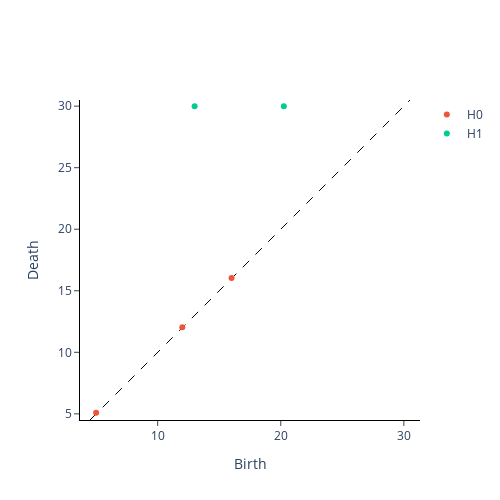

Write notebook code for a chart like this one.
### Markdown cell above
### Persistent Homology

Persistent homology is a method for computing topological features of a space at different spatial resolutions. More persistent features are detected over a wide range of spatial scales and are deemed more likely to represent true features of the underlying space rather than artifacts of sampling, noise, or particular choice of parameters.

In our use case Persistent Homology can be used to calculate the edges and loops that are present in the figure. H0 persistence (red dots) in the figure below represent the number of edges in the image and the H1 persistence (green dots) in the figure below represents the existense of loops in the image.

### Code cell
cubical_persistence = CubicalPersistence(n_jobs=-1)
img_cubical = cubical_persistence.fit_transform(img_filtration)
cubical_persistence.plot(img_cubical)

### Figure 1 — Plotly figure (JSON) as saved in the notebook; plotly's stock layout.template omitted (floating-point values rounded to 4 significant figures)
{"data": [{"hoverinfo": "none", "line": {"color": "black", "dash": "dash", "width": 1}, "mode": "lines", "showlegend": false, "type": "scatter", "x": [4.5, 30.5], "y": [4.5, 30.5]}, {"hoverinfo": "text", "hovertext": ["(5.0, 5.0990195135927845)", "(12.0, 12.041594578792296)", "(16.0, 16.0312195418814)"], "mode": "markers", "name": "H0", "type": "scatter", "x": [5, 12, 16], "y": [5.099, 12.04, 16.03]}, {"hoverinfo": "text", "hovertext": ["(13.0, 30.0)", "(20.248456731316587, 30.0)"], "mode": "markers", "name": "H1", "type": "scatter", "x": [13, 20.25], "y": [30, 30]}], "layout": {"height": 500, "plot_bgcolor": "white", "width": 500, "xaxis": {"autorange": false, "exponentformat": "e", "linecolor": "black", "linewidth": 1, "mirror": false, "range": [4.5, 30.5], "showexponent": "all", "showline": true, "side": "bottom", "ticks": "outside", "title": {"text": "Birth"}, "type": "linear", "zeroline": true}, "yaxis": {"autorange": false, "exponentformat": "e", "linecolor": "black", "linewidth": 1, "mirror": false, "range": [4.5, 30.5], "scaleanchor": "x", "scaleratio": 1, "showexponent": "all", "showline": true, "side": "left", "ticks": "outside", "title": {"text": "Death"}, "type": "linear", "zeroline": true}}}
